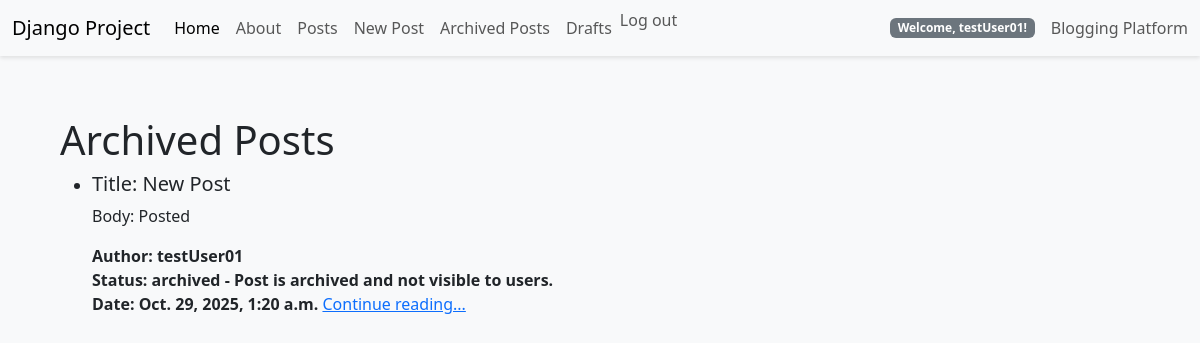
/posts/archived/ (signed in), run on the app's committed database.
### posts/models.py (models this page shows, shortened)
class Post(models.Model):
    title = models.CharField(max_length=128)
    subtitle = models.CharField(max_length=256)
    body = models.TextField()
    created_on = models.DateTimeField(auto_now_add=True)
    author = models.ForeignKey(get_user_model(), on_delete=models.CASCADE)
    status = models.ForeignKey(Status, on_delete=models.CASCADE)

class Status(models.Model):
    name = models.CharField(max_length=128, unique=True)
    description = models.CharField(max_length=256, help_text='Write a description for the status')
    def __str__(self):
        return f'{self.name} - {self.description}'

### posts/views.py (the view, shortened to what this page needs)
# urls.py: path('archived/', ArchivedPostListView.as_view(), name='post_archived'),
class ArchivedPostListView(LoginRequiredMixin, ListView):
    template_name = 'posts/archived.html'
    archived_status_status = Status.objects.get(name='archived') # Get the 'draft' status object
    context_object_name = 'archived_posts'
    archived_status = Status.objects.get(name='archived') # Get the 'archived' status object
    queryset = Post.objects.all().filter(status=archived_status_status).order_by("created_on").reverse()   # Filter posts with 'archived' status and order by creation date descending

### templates/posts/archived.html (shortened to what this page needs)
{% extends 'base.html' %}
{% block content %}
<h1>Archived Posts</h1>
<ul>
    {% for post in archived_posts %}
    <li>
        <div>
            <h5>Title: {{ post.title }}</h5>
            <p>Body: {{ post.body|truncatechars:10 }}</p>
            <span><strong>Author: {{ post.author }}</strong></span>
            <br>
            <span><strong>Status: {{ post.status }}</strong></span>
            <br>
            <span><strong>Date: {{ post.created_on }}</strong></span>
            <a href="{% url 'post_detail' post.id %}">Continue reading...</a>
        </div>
    </li>
    {% endfor %}
</ul>
{% endblock content %}

### templates/navbar.html (shortened to what this page needs)
<nav class="navbar navbar-expand-lg navbar-light bg-light">
  <div class="container-fluid">
    <a class="navbar-brand" href="{% url 'home'%}">Django Project</a>
    <div class="collapse navbar-collapse" id="navbarText">
      <ul class="navbar-nav me-auto mb-2 mb-lg-0">
        <li class="nav-item">
          <a class="nav-link active" aria-current="page" href="{% url 'home'%}">Home</a>
        </li>
        <li class="nav-item">
          <a class="nav-link" href="{% url 'about'%}">About</a>
        </li>
        <li class="nav-item">
          <a class="nav-link" href="{% url 'post_list' %}">Posts</a>
        </li>
        {% if user.is_authenticated %}
        <li class="nav-item">
          <a class="nav-link" href="{% url 'post_create' %}">New Post</a>
        </li>
        <li class="nav-item">
          <a class="nav-link" href="{% url 'post_archived' %}">Archived Posts</a>
        </li>
        <li class="nav-item">
          <a class="nav-link" href="{% url 'post_drafts' %}">Drafts</a>
        </li>
          <li class="nav-item">
            <form action="{% url 'account_logout' %}" method="post" style="display:inline;">
              <button type="submit" class="nav-link btn btn-link" style="padding:0; border:none; background:none;">Log out</button>
            </form>
          </li>
        {% endif %}
      </ul>
      {% if user.is_authenticated %}
        <span class="badge bg-secondary me-3">
          Welcome, {{ user.username }}!
        </span>
      {% endif %}
      <span class="navbar-text">
        Blogging Platform
      </span>
    </div>
  </div>
</nav>

### static/css/base.css (style rules this page uses)
:root { --primary-color: #0d6efd; --secondary-color: #6c757d; --success-color: #198754; --danger-color: #dc3545; --warning-color: #ffc107; --info-color: #0dcaf0; --light-color: #f8f9fa; --dark-color: #212529; --container-padding: 60px; --navbar-height: 56px; }
body { background-color: #f8f9fa; min-height: 100vh; display: flex; flex-direction: column; }
.btn { border-radius: 6px; }
.navbar { box-shadow: 0 2px 4px rgba(0, 0, 0, 0.1); }
.nav-link { font-weight: 500; }

### data on the page
Post: title "New Post", body "Posted", author "testUser01", status "archived - Post is archived and not visible to users.", created_on "Oct. 29, 2025, 1:20 a.m."

### other printed values
{{ user.username }} "testUser01"
